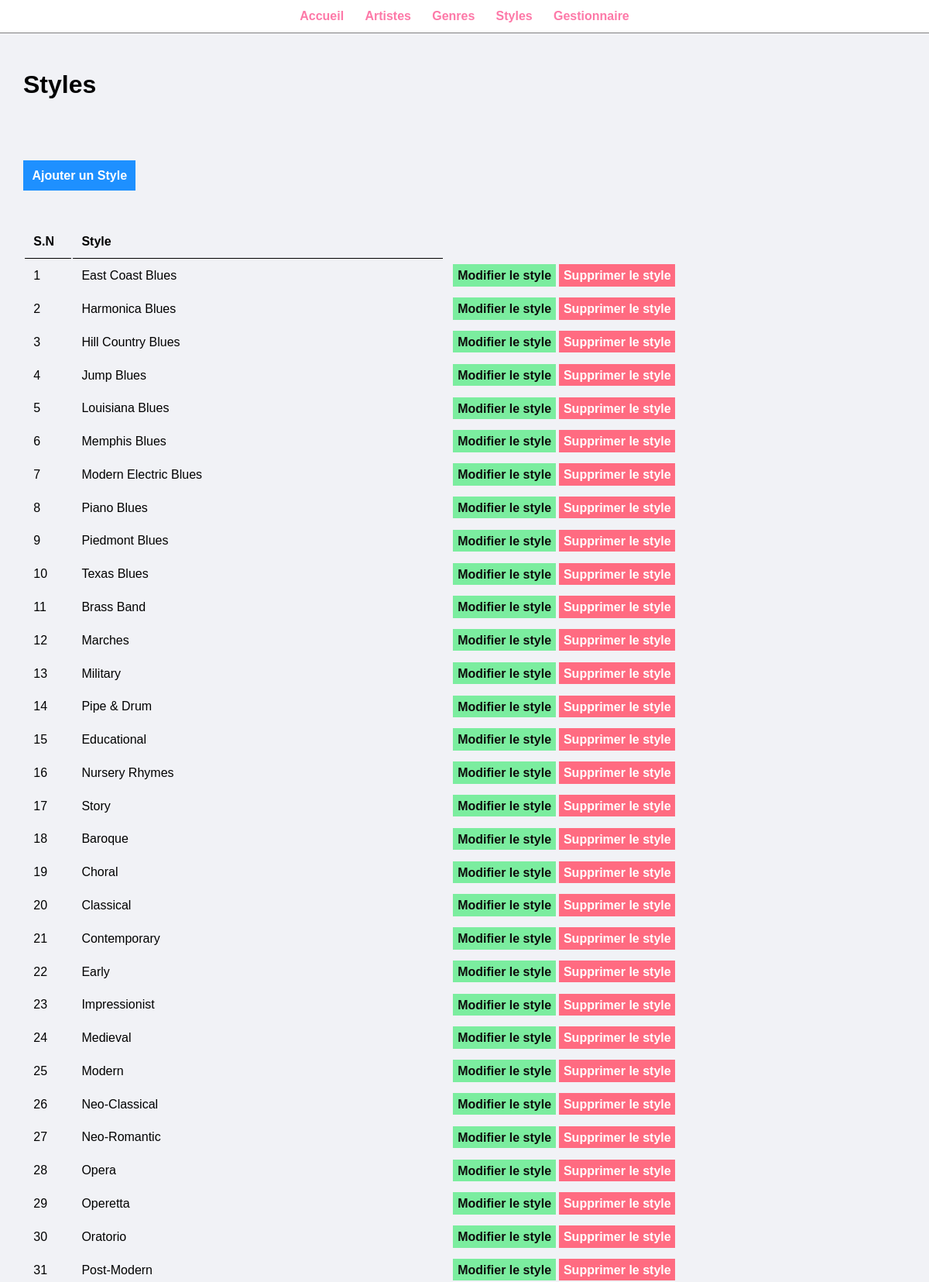
Screenshot of /manage-style.php (upper part) with the database file from the repository.
### tables this page shows
CREATE TABLE `styles` (
  `style_id` int NOT NULL,
  `style_name` varchar(255) DEFAULT NULL,
  `style_genre_id` int DEFAULT NULL
);

### manage-style.php (the view, shortened to what this page needs)
<?php include('partials-front/menu.php'); ?>
      <div class="main-content">
      <div class="wrapper">
       <h1>Styles</h1>
       <br><br><br>
<br><br>
<a href="<?php echo SITEURL; ?>add-style.php" class="btn-primary"> Ajouter un Style </a>
       <br> <br><br><br>
<table class= "tbl-full">
    <tr>
    <th> S.N </th>
    <th> Style </th>
    </tr>
  <?php
        $sql="SELECT*FROM styles";
        $res = mysqli_query($conn, $sql);
        $sn=1;
        $count = mysqli_num_rows($res);
        if($count>0)
        {
            while($row=mysqli_fetch_assoc($res)){
                  $id=$row['style_id'];
                  $style_name=$row['style_name'];
?>
    <tr>
    <td><?php echo $sn++; ?> </td>
    <td> <?php echo $style_name; ?> </td>
    <td>  <a href="<?php echo SITEURL; ?>update-style.php?id=<?php echo $id; ?>" class="btn-secondary"> Modifier le style</a>
          <a href="<?php echo SITEURL; ?>delete-style.php?id=<?php echo $id; ?>" class="btn-danger"> Supprimer le style</a>
    </td>
    </tr>
<?php
            }
        }
        else
        {
            ?>
            <tr>
                  <td colspan="6"><div class="error">Aucune donnée ajoutée</div> </td>
        </tr>
        <?php
        }
  ?>
    </table>
        </div>
</div>

### css/admin.css (style rules this page uses)
* { margin:0; padding:0; font-family:Arial,Helvetica,sans-serif; }
.wrapper { padding:1%; margin: 0 auto; width:95%; }
.main-content { background-color:#f1f2f6; padding:3% 0; }
.tbl-full { width:100%; }
table tr th { border-bottom: 1px solid black; padding:1%; text-align:left; }
table tr td { padding:1%; }
.btn-primary { background-color: #1e90ff; padding:1%; color:white; text-decoration: none; font-weight:bold; }
.btn-secondary { background-color: #7bed9f; padding:1%; color:rgb(14, 13, 13); text-decoration: none; font-weight:bold; }
.btn-danger { background-color: #ff6b81; padding:1%; color:white; text-decoration: none; font-weight:bold; }

### rows the page displays
styles: style_name "East Coast Blues"
styles: style_name "Harmonica Blues"
styles: style_name "Hill Country Blues"
styles: style_name "Jump Blues"
styles: style_name "Louisiana Blues"
styles: style_name "Memphis Blues"
styles: style_name "Modern Electric Blues"
styles: style_name "Piano Blues"
styles: style_name "Piedmont Blues"
styles: style_name "Texas Blues"
styles: style_name "Brass Band"
styles: style_name "Marches"
styles: style_name "Military"
styles: style_name "Pipe & Drum"
styles: style_name "Educational"
styles: style_name "Nursery Rhymes"
styles: style_name "Story"
styles: style_name "Baroque"
styles: style_name "Choral"
styles: style_name "Classical"
styles: style_name "Contemporary"
styles: style_name "Early"
styles: style_name "Impressionist"
styles: style_name "Medieval"
styles: style_name "Modern"
styles: style_name "Neo-Classical"
styles: style_name "Neo-Romantic"
styles: style_name "Opera"
styles: style_name "Operetta"
styles: style_name "Oratorio"
styles: style_name "Post-Modern"
